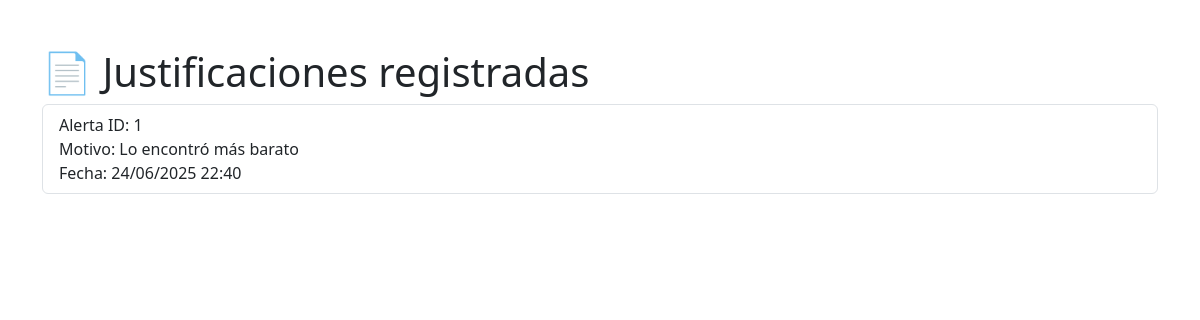
/justificaciones, run on an earlier commit of the app's database.
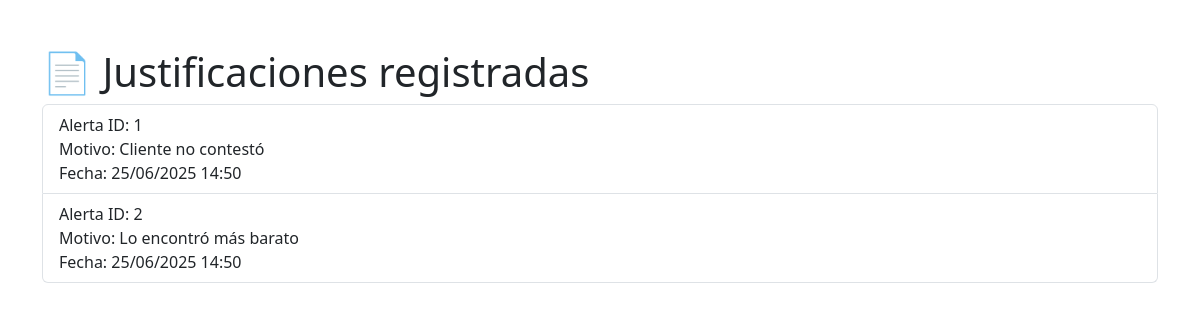
And on a later commit of the database.
### app.py (models this page shows)
class JustificacionNoVenta(db.Model):
    id        = db.Column(db.Integer, primary_key=True)
    alerta_id = db.Column(db.Integer, db.ForeignKey('alerta.id'), nullable=False)
    motivo    = db.Column(db.String(100), nullable=False)
    fecha     = db.Column(db.DateTime, default=datetime.now)

### app.py (the view)
@app.route('/justificaciones')
def ver_justificaciones():
    registros = JustificacionNoVenta.query.all()
    return render_template('justificaciones.html', registros=registros)

### templates/justificaciones.html (shortened to what this page needs)
<!DOCTYPE html>
<html>
<head>
    <link rel="stylesheet" href="https://cdn.jsdelivr.net/npm/bootstrap@5.3.0/dist/css/bootstrap.min.css">
</head>
<body class="container py-5">
    <h1>📄 Justificaciones registradas</h1>
    <ul class="list-group">
        {% for j in registros %}
            <li class="list-group-item">
                Alerta ID: {{ j.alerta_id }} <br>
                Motivo: {{ j.motivo }} <br>
                Fecha: {{ j.fecha.strftime('%d/%m/%Y %H:%M') }}
            </li>
        {% endfor %}
    </ul>
</body>
</html>

What changed in the data, as far as the page shows it:
removed JustificacionNoVenta: alerta_id "1", motivo "Lo encontró más barato", fecha "24/06/2025 22:40"
added JustificacionNoVenta: alerta_id "1", motivo "Cliente no contestó", fecha "25/06/2025 14:50"
added JustificacionNoVenta: alerta_id "2", motivo "Lo encontró más barato", fecha "25/06/2025 14:50"
